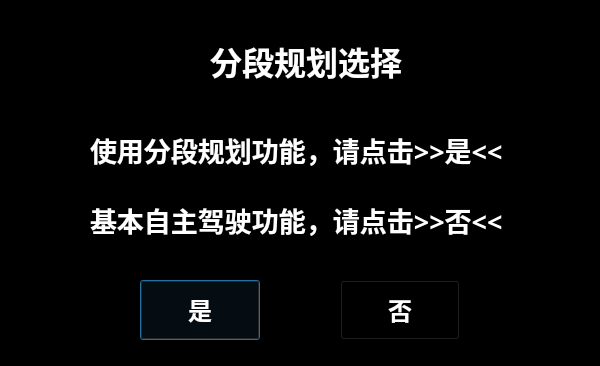
<?xml version="1.0" encoding="UTF-8"?>
<ui version="4.0">
 <class>PlottingPop</class>
 <widget class="QDialog" name="PlottingPop">
  <property name="geometry">
   <rect>
    <x>0</x>
    <y>0</y>
    <width>600</width>
    <height>366</height>
   </rect>
  </property>
  <property name="windowTitle">
   <string>Dialog</string>
  </property>
  <property name="styleSheet">
   <string notr="true">background-color:black</string>
  </property>
  <property name="sizeGripEnabled">
   <bool>false</bool>
  </property>
  <property name="modal">
   <bool>false</bool>
  </property>
  <widget class="QPushButton" name="pushButton">
   <property name="geometry">
    <rect>
     <x>140</x>
     <y>280</y>
     <width>120</width>
     <height>60</height>
    </rect>
   </property>
   <property name="font">
    <font>
     <family>Aharoni</family>
     <pointsize>18</pointsize>
     <weight>75</weight>
     <bold>true</bold>
    </font>
   </property>
   <property name="styleSheet">
    <string notr="true">QPushButton {border-image:url(:/icon/gis/MapSideIcon/btn_2_n.png)}QPushButton:pressed {border-image:url(:/icon/gis/MapSideIcon/btn_2_p.png)}QPushButton:checked {border-image:url(:/icon/gis/MapSideIcon/btn_1_p.png)}QPushButton{color: rgb(255, 255, 255)}</string>
   </property>
   <property name="text">
    <string>是</string>
   </property>
   <property name="checkable">
    <bool>true</bool>
   </property>
   <property name="checked">
    <bool>true</bool>
   </property>
   <property name="autoExclusive">
    <bool>true</bool>
   </property>
  </widget>
  <widget class="QPushButton" name="pushButton_2">
   <property name="geometry">
    <rect>
     <x>340</x>
     <y>280</y>
     <width>120</width>
     <height>60</height>
    </rect>
   </property>
   <property name="font">
    <font>
     <family>Aharoni</family>
     <pointsize>18</pointsize>
     <weight>75</weight>
     <bold>true</bold>
    </font>
   </property>
   <property name="styleSheet">
    <string notr="true">QPushButton {border-image:url(:/icon/gis/MapSideIcon/btn_2_n.png)}QPushButton:pressed {border-image:url(:/icon/gis/MapSideIcon/btn_2_p.png)}QPushButton:checked {border-image:url(:/icon/gis/MapSideIcon/btn_1_p.png)}QPushButton{color: rgb(255, 255, 255)}</string>
   </property>
   <property name="text">
    <string>否</string>
   </property>
   <property name="checkable">
    <bool>true</bool>
   </property>
   <property name="autoExclusive">
    <bool>true</bool>
   </property>
  </widget>
  <widget class="QLabel" name="label">
   <property name="geometry">
    <rect>
     <x>210</x>
     <y>30</y>
     <width>201</width>
     <height>61</height>
    </rect>
   </property>
   <property name="font">
    <font>
     <family>Aharoni</family>
     <pointsize>24</pointsize>
     <weight>75</weight>
     <bold>true</bold>
    </font>
   </property>
   <property name="styleSheet">
    <string notr="true">QLabel{color: rgb(255, 255, 255)}</string>
   </property>
   <property name="text">
    <string>分段规划选择</string>
   </property>
  </widget>
  <widget class="QLabel" name="label_2">
   <property name="geometry">
    <rect>
     <x>90</x>
     <y>130</y>
     <width>461</width>
     <height>41</height>
    </rect>
   </property>
   <property name="font">
    <font>
     <family>Aharoni</family>
     <pointsize>20</pointsize>
     <weight>75</weight>
     <bold>true</bold>
    </font>
   </property>
   <property name="styleSheet">
    <string notr="true">QLabel{color: rgb(255, 255, 255)}</string>
   </property>
   <property name="text">
    <string>使用分段规划功能，请点击&gt;&gt;是&lt;&lt;</string>
   </property>
  </widget>
  <widget class="QLabel" name="label_3">
   <property name="geometry">
    <rect>
     <x>90</x>
     <y>200</y>
     <width>461</width>
     <height>41</height>
    </rect>
   </property>
   <property name="font">
    <font>
     <family>Aharoni</family>
     <pointsize>20</pointsize>
     <weight>75</weight>
     <bold>true</bold>
    </font>
   </property>
   <property name="styleSheet">
    <string notr="true">QLabel{color: rgb(255, 255, 255)}</string>
   </property>
   <property name="text">
    <string>基本自主驾驶功能，请点击&gt;&gt;否&lt;&lt;</string>
   </property>
  </widget>
 </widget>
 <resources/>
 <connections/>
</ui>
